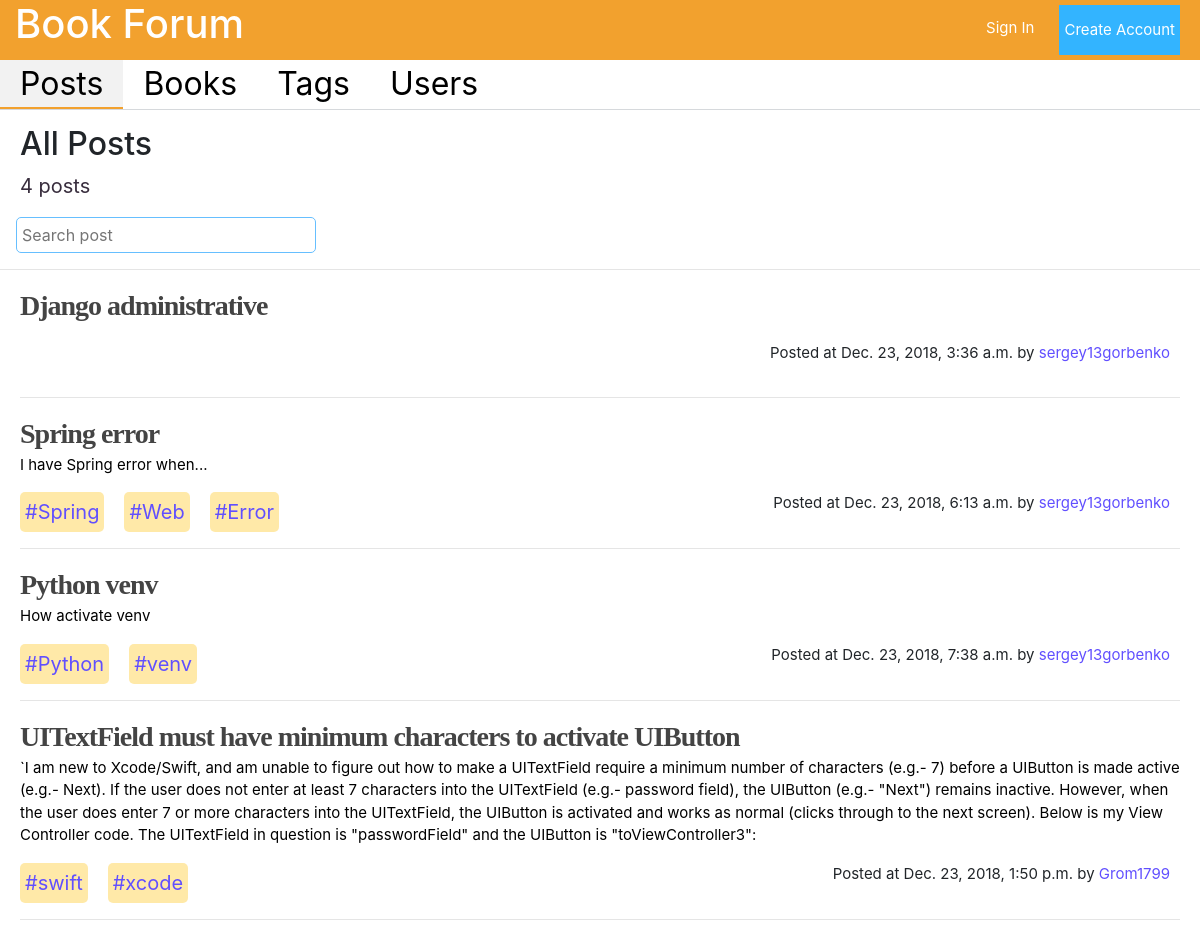
Before: / with the older database file.
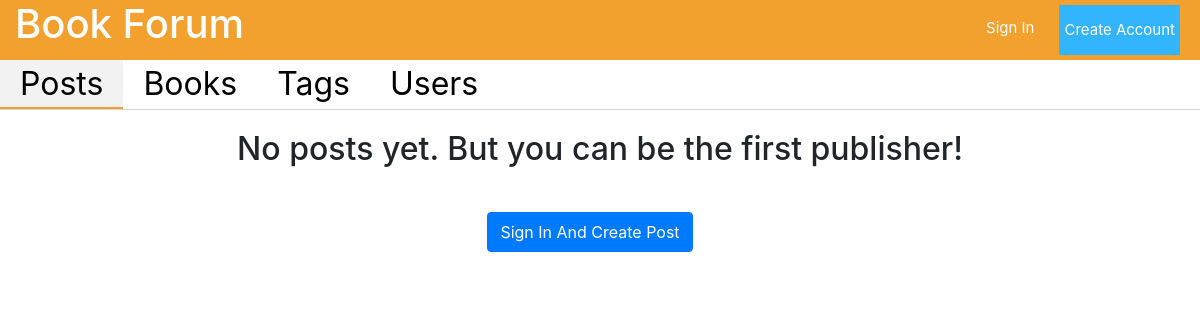
After: the same page with the newer database file.
### forum/models.py (models this page shows, shortened)
class Post(models.Model):
    id = models.AutoField(primary_key=True)
    theme = models.CharField(max_length=100, unique=True, error_messages={'unique': "This theme has already exist."})
    context = models.TextField(default='', blank=True, null=True)
    creator = models.ForeignKey(UserProfile, on_delete=models.CASCADE)
    create = models.DateTimeField(auto_now_add=True)
    tags = models.ManyToManyField(Tag)
    like = models.IntegerField(default=0)
    dislike = models.IntegerField(default=0)
    def display_tags(self):
        return '\n'.join(['#' + genre.name for genre in self.tags.all()[:3]])
    display_tags.short_description = 'Tags'

class UserProfile(models.Model):
    user = models.OneToOneField(User, on_delete=models.CASCADE)
    about = models.CharField(max_length=255, blank=True)
    photo = models.ImageField(upload_to='avatars', blank=True, null=True)
    count_posts = models.IntegerField(default=0)
    count_tags = models.IntegerField(default=0)
    def __str__(self):
        return self.user.username

class Tag(models.Model):
    id = models.AutoField(primary_key=True)
    name = models.CharField(max_length=15, unique=True)
    context = models.TextField(default='', blank=True, null=True)
    creator = models.ForeignKey(UserProfile, on_delete=models.CASCADE)
    create = models.DateTimeField(auto_now_add=True)
    count = models.IntegerField(default=0)
    def __str__(self):
        return '#' + self.name

### forum/views.py (the view)
# urls.py: path('', views.index, name='index'),
def index(request):
    if request.method == 'GET':
        if request.GET.get('tag'):
            all_posts = Post.objects.filter(tags__name=request.GET.get('tag'))
        else:
            all_posts = Post.objects.all()
        form = CreatePost()
        context = {'posts': all_posts, 'form': form}
        return render(request, 'post/posts.html', context=context)

### forum/forms.py
class CreatePost(ModelForm):
    class Meta:
        model = Post
        fields = ('theme', 'context')

### templates/post/posts.html (shortened to what this page needs)
{% load static %}
<!DOCTYPE html>
<html lang="en">
<head>
    <link rel="stylesheet" href="https://stackpath.bootstrapcdn.com/bootstrap/4.1.3/css/bootstrap.min.css"
>
    <link rel="stylesheet" href="//code.jquery.com/ui/1.12.1/themes/base/jquery-ui.css">
    <link rel="stylesheet" href="{% static 'css/jquery.tag-editor.css' %}">
    <link rel="stylesheet" href="{% static 'css/style.css' %}">
</head>
<body>
<header class="header container-fluid d-flex justify-content-between">
    <a href="/">
        <h1>Book Forum</h1>
    </a>
    {% if user.is_authenticated %}
        <div class="d-flex justify-content-end">
            <span class="username"><a href="/profile">{{ user.username }}</a></span>
            <a class="log_out" href="/logout">
                <p class="small_text">Log out</p>
            </a>
        </div>
    {% else %}
        <div class="d-flex justify-content-end">
            <a class="sign_in_text" href="/login">
                <p class="small_text">Sign In</p>
            </a>
            <button class="btn-default green_btn small_text" onclick="location.href='/registration'">Create Account
            </button>
        </div>
    {% endif %}
</header>
<section class="d-flex content">
    <div class="list">
        <ul class="top_sidebar">
            <li id="posts"><a href="/posts">Posts</a></li>
            <li id="books"><a href="/books">Books</a></li>
            <li id="tags"><a href="/tags">Tags</a></li>
            <li id="users"><a href="/users">Users</a></li>
        </ul>
    </div>
    <div class="page">
        {% if posts %}
            <div class="head d-flex justify-content-between">
                <h2>All Posts</h2>
            </div>
            <div class="posts_count">
                <p>{{ posts.count }} posts</p>
            </div>
            <input type="text" class="search_field ml-3" placeholder="Search post"/>
            <hr>
            {% for post in posts %}
                <div class="post">
                    <p class="post_header" onclick="location.href = '/posts/{{ post.id }}/'">{{ post.theme }}</p>
                    <p class="post_text">{{ post.context }}</p>
                    <div class="d-flex justify-content-between">
                        <div class="d-flex">
                            {% for tag in post.tags.all %}
                                <div class="tag">
                                    <a class="tag_name"
                                       href="/posts?tag={{ tag.name }}"><span>{{ tag }}</span></a>
                                </div>
                            {% endfor %}
                        </div>
                        <div class="time">
                            <p>Posted at {{ post.create }} by <a class="post_username"
                                                                 href="/profile/{{ post.creator }}"><span>{{ post.creator }}</span></a>
                            </p>
                        </div>
                    </div>
                    <hr/>
                </div>
            {% endfor %}
        {% else %}
            <div class="center">
                <h2 class="no_posts">No posts yet. But you can be the first publisher!</h2><br>
                {% if user.is_authenticated %}
                    <button type="button" class="btn btn-primary create_post_btn" data-toggle="modal"
                            data-target="#createPostModal">
                        Create Post
                    </button>
                {% else %}
                    <button class="btn btn-primary create_post_btn" onclick="location.href = '/login'">Sign In
                        And Create Post
                    </button>
                {% endif %}
            </div>
        {% endif %}
    </div>
</section>
</body>
</html>

### static/css/style.css (style rules this page uses)
* { padding: 0; margin: 0; }
.header { position: fixed; width: 100%; height: 60px; background: #F2A12E; }
.header > a, .header > a:focus, .header > a:hover { text-decoration: none; color: white; }
.header > a > h1, .header > a > h1:focus, .header > a > h1:hover { color: white; }
.green_btn { background-color: #33B4FF; margin: 5px; border: none; padding: 5px; color: white; cursor: pointer; }
.center { text-align: center; }
.small_text { font-size: 15px; }
.sign_in_text, .sign_in_text:focus, .sign_in_text:hover { color: white; margin-top: 17px; text-decoration: none; margin-right: 20px; }
.top_sidebar { list-style: none; display: flex; margin-bottom: 0; }
.top_sidebar > li { padding-right: 20px; padding-left: 20px; font-size: 32px; }
.top_sidebar > li > a, .top_sidebar > li > a:focus, .top_sidebar > li > a:hover { color: black; text-decoration: none; cursor: pointer; }
.content { padding-top: 110px; }
.list { border-bottom: 1px solid #D6D9DC; width: 100%; height: 50px; position: fixed; top: 60px; background-color: white; overflow-x: hidden; }
.page { overflow-y: hidden; width: available; width: -moz-available; width: -webkit-fill-available; }
.no_posts, .no_tags { margin: 20px; }
.create_post_btn { height: 40px; margin-right: 20px; }
.active_tab { background-color: #F2F2F2; height: 49px; border-bottom: 2px solid #F2A12E; }

Changed rows visible on the page:
removed Post: theme "Django administrative", create "Dec. 23, 2018, 3:36 a.m.", creator "sergey13gorbenko"
removed Post: theme "Spring error", context "I have Spring error when...", create "Dec. 23, 2018, 6:13 a.m.", creator "sergey13gorbenko"
removed Tag: name "#Spring", shown under "Spring error"
removed Tag: name "#Web", shown under "Spring error"
removed Tag: name "#Error", shown under "Spring error"
removed Post: theme "Python venv", context "How activate venv", create "Dec. 23, 2018, 7:38 a.m.", creator "sergey13gorbenko"
removed Tag: name "#Python", shown under "Python venv"
removed Tag: name "#venv", shown under "Python venv"
removed Post: theme "UITextField must have minimum characters to activate UIButton", context "`I am new to Xcode/Swift, and am unable to figure out how to make a UITextField require a minimum number of characters (e.g.- 7) before a UIButton is made active (e.g.- Next). If the user does not enter at least 7 characters into the UITextField (e.g.- password field), the UIButton (e.g.- \"Next\") remains inactive. However, when the user does enter 7 or more characters into the UITextField, the UIButton is activated and works as normal (clicks through to the next screen). Below is my View Controller code. The UITextField in question is \"passwordField\" and the UIButton is \"toViewController3\":", create "Dec. 23, 2018, 1:50 p.m.", creator "Grom1799"
removed Tag: name "#swift", shown under "UITextField must have minimum characters to activate UIButton"
removed Tag: name "#xcode", shown under "UITextField must have minimum characters to activate UIButton"
Other visible differences:
{{ posts.count }}: "4" → (not shown)
text no longer shown: "All Posts posts"
text now shown: "No posts yet. But you can be the first publisher! Sign In And Create Post"
